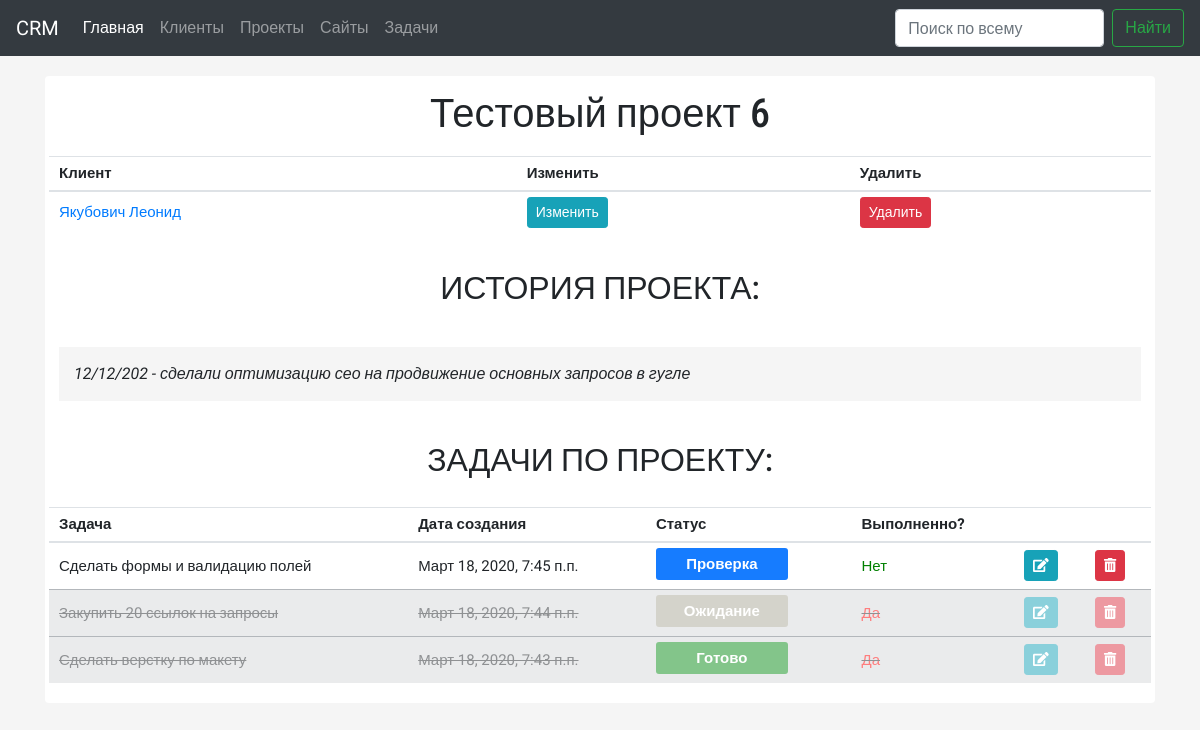
The page /project/15/ on the database its author committed.
### sites/models.py (models this page shows, shortened)
class Project(models.Model):
    name = models.CharField(max_length=250, verbose_name='Название проекта')
    clients = models.ForeignKey('Clients', on_delete=models.SET_NULL, related_name="clients", blank=True, null=True,
                                verbose_name='Клиент')
    history = models.TextField(max_length=3000, null=True, blank=True, verbose_name='История проекта')
    pub_date = models.DateTimeField(auto_now_add=True, blank=True, null=True, verbose_name='Дата публикации')
    created_date = models.DateTimeField(default=timezone.now, verbose_name='Дата создания')
    class Meta:
        verbose_name_plural = 'Проекты'
        verbose_name = 'Проект'
        ordering = ['-pub_date']

class Clients(models.Model):
    name = models.CharField(max_length=200, verbose_name='Имя')
    email = models.CharField(max_length=200, verbose_name='Email')
    phone = models.CharField(max_length=200, verbose_name='Телефон')
    sites = models.ForeignKey('Site', on_delete=models.SET_NULL, related_name="clients", blank=True, null=True,
                              verbose_name='Сайт')
    notes = models.TextField(max_length=1000, null=True, blank=True, verbose_name='Заметки о клиенте')
    pub_date = models.DateTimeField(auto_now_add=True, blank=True, null=True, verbose_name='Дата публикации')
    created_date = models.DateTimeField(default=timezone.now, verbose_name='Дата создания')
    class Meta:
        verbose_name_plural = 'Клиенты'
        verbose_name = 'Клиент'
        ordering = ['-pub_date']
    def __str__(self):
        return self.name

class Todo(models.Model):
    name = models.CharField(max_length=3000, verbose_name='Задача')
    project_todo = models.ForeignKey('Project', null=True, on_delete=models.SET_NULL, verbose_name='Проект')
    content = models.TextField(max_length=3000, null=True, blank=True, verbose_name='Описание задачи')
    status = models.ForeignKey('Status', null=True, on_delete=models.SET_NULL, verbose_name='Статус')
    done = models.BooleanField(verbose_name='Метка о выполнении')
    pub_date = models.DateTimeField(auto_now_add=True, blank=True, null=True, verbose_name='Дата публикации')
    created_date = models.DateTimeField(default=timezone.now, verbose_name='Дата создания')
    class Meta:
        verbose_name_plural = 'Задачи'
        verbose_name = 'Задача'
        ordering = ['-pub_date']

class Status(models.Model):
    name = models.CharField(max_length=3000, verbose_name='Название')
    color = ColorField(default='#FF0000')
    class Meta:
        verbose_name_plural = 'Статусы задач'
        verbose_name = 'Статусы задач'

### sites/views.py (the view)
# urls.py: path('project/<int:project_id>/', project_detail, name='project_detail'),
def project_detail(request, project_id):
    todos = Todo.objects.filter(project_todo=project_id)
    project = get_object_or_404(Project, pk=project_id)
    return render(request, 'crm/project_detail.html', {'project': project, 'todos': todos})

### sites/templates/crm/project_detail.html (shortened to what this page needs)
{% extends "base.html" %}
{% block content %}
    <div class="content">
    <h1 class="all-center">{{ project.name }}</h1>
 <table class="table table-hover">
    <thead>
      <tr>
        <th>Клиент</th>
        <th>Изменить</th>
        <th>Удалить</th>
      </tr>
    </thead>
    <tbody>
      <tr>
        <td><a href="/client/{{ project.clients.id }}/">{{ project.clients }}</a></td>
        <td><a href="{% url 'update_project'  project.id %}" class="btn btn-sm btn-info">Изменить</a></td>
        <td><a href="{% url 'delete_project'  project.id %}" class="btn btn-sm btn-danger">Удалить</a></td>
      </tr>
    </tbody>
  </table>
<h2>История проекта:</h2>
<div class="info_client">
{{ project.history }}
</div>
 <h2>Задачи по проекту:</h2>
<table class="table table-hover">
  <thead>
    <tr>
      <th>Задача</th>
      <th>Дата создания</th>
      <th>Статус</th>
      <th>Выполненно?</th>
      <th></th>
      <th></th>
    </tr>
  </thead>
  <tbody>
  {% for todo in todos %}
      {% if todo.done %}
    <tr class="table-secondary todo_done">
      <td>{{ todo.name }}</td>
      <td>{{ todo.created_date }}</td>
     <td><span class="status" style="background:{{ todo.status.color }};">{{ todo.status.name }}</span></td>
      <td><a href="{% url 'todos_on' todo.id %}" style="color: red">Да</a></td>
      <td><a href="{% url 'update_todos' todo.id %}" class="btn btn-sm btn-info"><i class="fas fa-edit"></i></a></td>
      <td><a href="{% url 'delete_todos' todo.id %}" class="btn btn-sm btn-danger"><i class="fas fa-trash-alt"></i></a></td>
    </tr>
      {% else %}
     <tr>
      <td>{{ todo.name }}</td>
      <td>{{ todo.created_date }}</td>
      <td><span class="status" style="background:{{ todo.status.color }};">{{ todo.status.name }}</span></td>
      <td><a href="{% url 'todos_off' todo.id %}" style="color: green">Нет</a></td>
      <td><a href="{% url 'update_todos' todo.id %}" class="btn btn-sm btn-info"><i class="fas fa-edit"></i></a></td>
      <td><a href="{% url 'delete_todos' todo.id %}" class="btn btn-sm btn-danger"><i class="fas fa-trash-alt"></i></a></td>
    </tr>
      {% endif %}
  {% endfor %}
  </tbody>
</table>
</div>
{% endblock %}

### sites/templates/base.html (style rules this page uses)
body { background: #f5f5f5; font-family: 'Roboto', Sans-Serif; font-sie: 14px; }
.table td, .table th { font-size: 15px; vertical-align: middle; padding: 5px 10px; }
.content { background: #ffffff; padding: 4px; border-radius: .25rem; margin-top: 20px; }
h2 { padding: 20px 0; font-width: bold; text-align: center; font-family: 'Roboto Condensed', Sans-Serif; text-transform: uppercase; }
h1 { padding: 10px 0; font-family: 'Roboto Condensed', Sans-Serif; }
th { font-size: 14px }
td { min-height: 56px; }
.all-center { text-align: center; }
.info_client { background-color: #f5f5f5; padding: 15px; margin: 20px 10px; font-style: italic }
.todo_done { text-decoration: line-through; opacity: 0.5; }
.status { border-radius: 3px; box-sizing: border-box; display: block; float: left; font-weight: 600; height: 32px; line-height: 32px; margin: 0 4px 4px 0; min-width: 40px; padding: 0 12px; color: #fff; min-width: 132px; text-align: center; }

### rows shown on the page
Project: name "Тестовый проект 6", clients "Якубович Леонид", history "12/12/202 - сделали оптимизацию сео на продвижение основных запросов в гугле"
Todo: name "Сделать формы и валидацию полей", created_date "Март 18, 2020, 7:45 п.п.", status.name "Проверка"
Todo: name "Закупить 20 ссылок на запросы", created_date "Март 18, 2020, 7:44 п.п.", status.name "Ожидание"
Todo: name "Сделать верстку по макету", created_date "Март 18, 2020, 7:43 п.п.", status.name "Готово"
